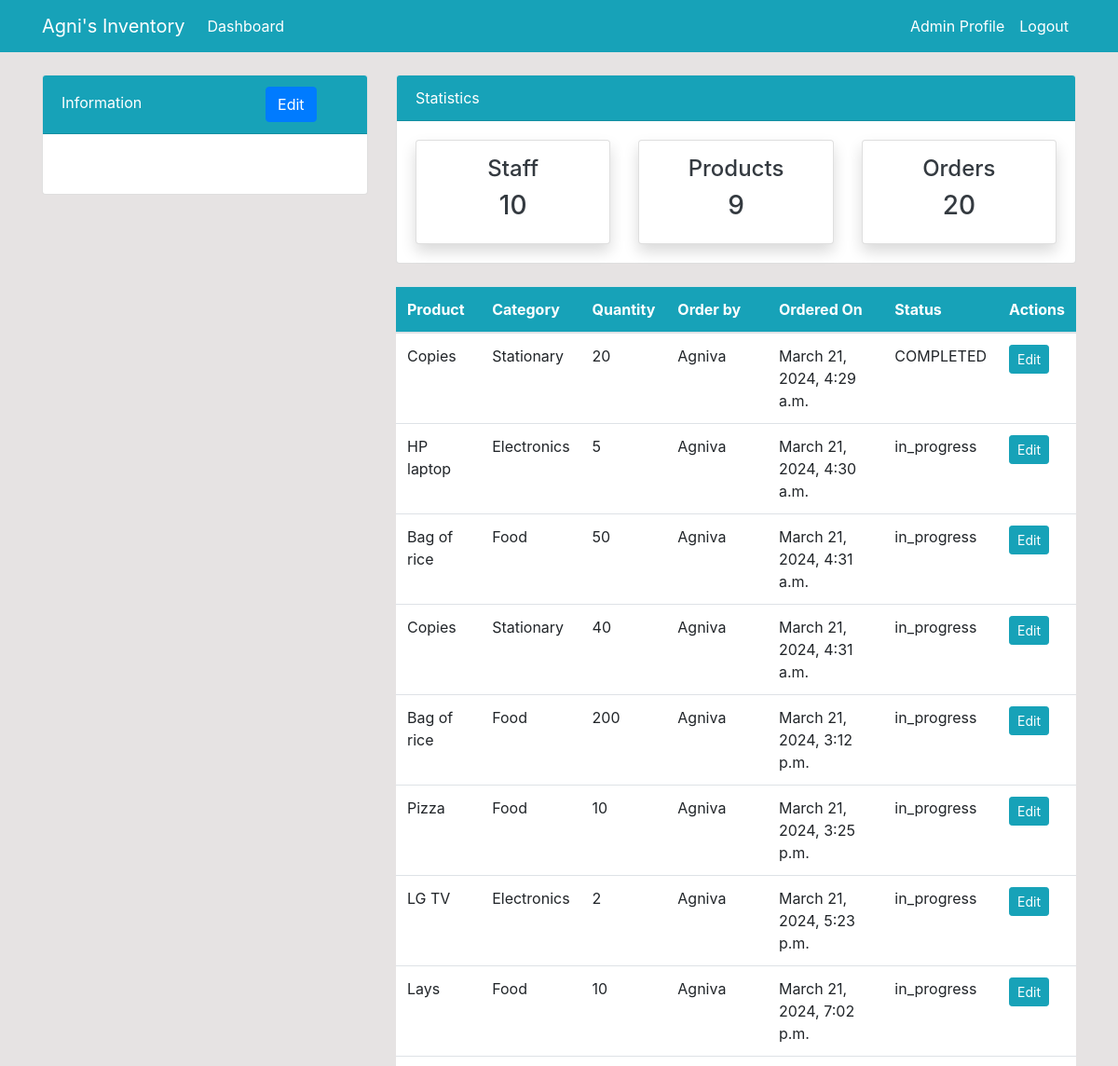
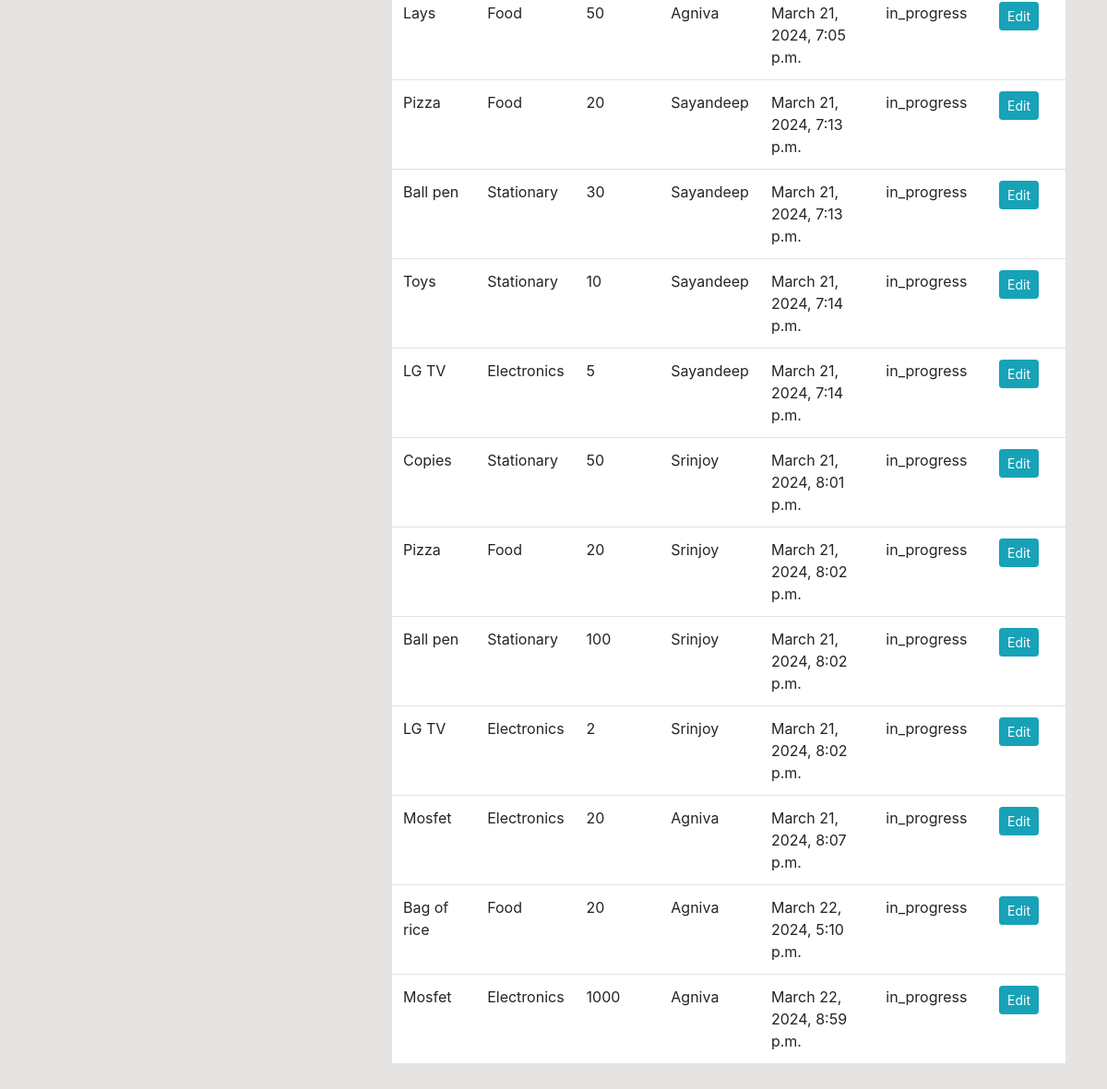
/order/ (signed in), run on the app's committed database (2 pictures, top to bottom).
### dashboard/models.py (models this page shows, shortened)
class Order(models.Model):
    STATUS_CHOICES = [
        ('IN PROGRESS', 'In Progress'),
        ('COMPLETED', 'Completed'),
    ]
    product = models.ForeignKey(Product, on_delete=models.CASCADE, null=True)
    staff = models.ForeignKey(User, models.CASCADE, null=True)
    order_quantity = models.PositiveIntegerField(null=True)
    date = models.DateTimeField(auto_now_add=True)
    status = models.CharField(max_length=20, choices=STATUS_CHOICES, default='in_progress')

class Product(models.Model):
    name=models.CharField(max_length=100, null=True)
    category=models.CharField(max_length=20, choices=CATEGORY, null=True)
    quantity=models.PositiveIntegerField(null=True)
    ordered_quantity=models.PositiveIntegerField(null=True, default=0)
    buying_price = models.PositiveIntegerField(null = True)
    selling_price = models.PositiveIntegerField(null = True)
    class Meta:
        verbose_name_plural='Product'

### dashboard/views.py (the view)
# urls.py: path('order/',views.order, name='dashboard-order'),
@login_required
def order(request):
    orders=Order.objects.all()
    workers_count=User.objects.all().count()
    orders_count=orders.count()
    products_count=Product.objects.count()
    context={
        'orders':orders,
        'workers_count':workers_count,
        'orders_count':orders_count,
        'products_count':products_count,
    }
    return render(request, 'dashboard/order.html',context)

### templates/dashboard/order.html (shortened to what this page needs)
{% extends 'partials/base.html'%}
{% block content %}
{% if user.is_authenticated and user.is_staff and user.is_superuser %}
{% include 'partials/topnav.html' %}
<div class="container">
    <div class="row my-4">
        <div class="col-md-4">
        </div>
        <div class="col-md-8">
            <table class="table bg-white">
                <thead class="bg-info">
                    <tr class="text-white">
                        <th scope="col">Product</th>
                        <th scope="col">Category</th>
                        <th scope="col">Quantity</th>
                        <th scope="col">Order by</th>
                        <th scope="col">Ordered On</th>
                        <th scope="col">Status</th>
                        <th scope="col">Actions</th>
                    </tr>
                </thead>
                <tbody>
                    {% for order in orders %}
                    <tr>
                        <td>{{ order.product.name }}</td>
                        <td>{{ order.product.category }}</td>
                        <td>{{ order.order_quantity }}</td>
                        <td>{{ order.staff.username }}</td>
                        <td>{{ order.date }}</td>
                        <td>{{ order.status }}</td>
                        <td>
                            <a class="btn btn-info btn-sm" href="{% url 'dashboard-order-update' order.id %}">Edit</a>
                        </td>
                    </tr>
                    {% endfor %}
                </tbody>
            </table>
        </div>
    </div>
</div>
{% endif %}
{% endblock %}

### templates/partials/nav.html (shortened to what this page needs)
<nav class="navbar navbar-expand-lg navbar-info bg-info">
    {% if user.is_authenticated %}
    <div class="container">
        <a class="navbar-brand text-white" href="{% url 'dashboard-index' %}">Agni's Inventory</a>
        <div class="collapse navbar-collapse" id="navbarSupportedContent">
            <ul class="navbar-nav mr-auto">
                <li class="nav-item active">
                    <a class="nav-link text-white" href="{% url 'dashboard-index' %}">Dashboard </a>
                </li>
            </ul>
            <ul class="navbar-nav ml-auto">
                <li class="nav-item active">
                    <a class="nav-link text-white" href="{% url 'user-profile' %}">{{user.username}} Profile </a>
                </li>
                <li class="nav-item">
                    <a class="nav-link text-white" href="{% url 'user-logout' %}">Logout</a>
                </li>
            </ul>
            {% endif %}
        </div>
    </div>
</nav>

### static/style.css (style rules this page uses)
body { background: rgb(230, 227, 227); }

### data on the page
Order: product.name "Copies", product.category "Stationary", order_quantity "20", staff.username "Agniva", date "March 21, 2024, 4:29 a.m.", status "COMPLETED"
Order: product.name "HP laptop", product.category "Electronics", order_quantity "5", staff.username "Agniva", date "March 21, 2024, 4:30 a.m.", status "in_progress"
Order: product.name "Bag of rice", product.category "Food", order_quantity "50", staff.username "Agniva", date "March 21, 2024, 4:31 a.m.", status "in_progress"
Order: product.name "Copies", product.category "Stationary", order_quantity "40", staff.username "Agniva", date "March 21, 2024, 4:31 a.m.", status "in_progress"
Order: product.name "Bag of rice", product.category "Food", order_quantity "200", staff.username "Agniva", date "March 21, 2024, 3:12 p.m.", status "in_progress"
Order: product.name "Pizza", product.category "Food", order_quantity "10", staff.username "Agniva", date "March 21, 2024, 3:25 p.m.", status "in_progress"
Order: product.name "LG TV", product.category "Electronics", order_quantity "2", staff.username "Agniva", date "March 21, 2024, 5:23 p.m.", status "in_progress"
Order: product.name "Lays", product.category "Food", order_quantity "10", staff.username "Agniva", date "March 21, 2024, 7:02 p.m.", status "in_progress"
Order: product.name "Lays", product.category "Food", order_quantity "50", staff.username "Agniva", date "March 21, 2024, 7:05 p.m.", status "in_progress"
Order: product.name "Pizza", product.category "Food", order_quantity "20", staff.username "Sayandeep", date "March 21, 2024, 7:13 p.m.", status "in_progress"
Order: product.name "Ball pen", product.category "Stationary", order_quantity "30", staff.username "Sayandeep", date "March 21, 2024, 7:13 p.m.", status "in_progress"
Order: product.name "Toys", product.category "Stationary", order_quantity "10", staff.username "Sayandeep", date "March 21, 2024, 7:14 p.m.", status "in_progress"
Order: product.name "LG TV", product.category "Electronics", order_quantity "5", staff.username "Sayandeep", date "March 21, 2024, 7:14 p.m.", status "in_progress"
Order: product.name "Copies", product.category "Stationary", order_quantity "50", staff.username "Srinjoy", date "March 21, 2024, 8:01 p.m.", status "in_progress"
Order: product.name "Pizza", product.category "Food", order_quantity "20", staff.username "Srinjoy", date "March 21, 2024, 8:02 p.m.", status "in_progress"
Order: product.name "Ball pen", product.category "Stationary", order_quantity "100", staff.username "Srinjoy", date "March 21, 2024, 8:02 p.m.", status "in_progress"
Order: product.name "LG TV", product.category "Electronics", order_quantity "2", staff.username "Srinjoy", date "March 21, 2024, 8:02 p.m.", status "in_progress"
Order: product.name "Mosfet", product.category "Electronics", order_quantity "20", staff.username "Agniva", date "March 21, 2024, 8:07 p.m.", status "in_progress"
Order: product.name "Bag of rice", product.category "Food", order_quantity "20", staff.username "Agniva", date "March 22, 2024, 5:10 p.m.", status "in_progress"
Order: product.name "Mosfet", product.category "Electronics", order_quantity "1000", staff.username "Agniva", date "March 22, 2024, 8:59 p.m.", status "in_progress"

### other printed values
{{ user.username }} "Admin"
{{ workers_count }} "10"
{{ products_count }} "9"
{{ orders_count }} "20"
